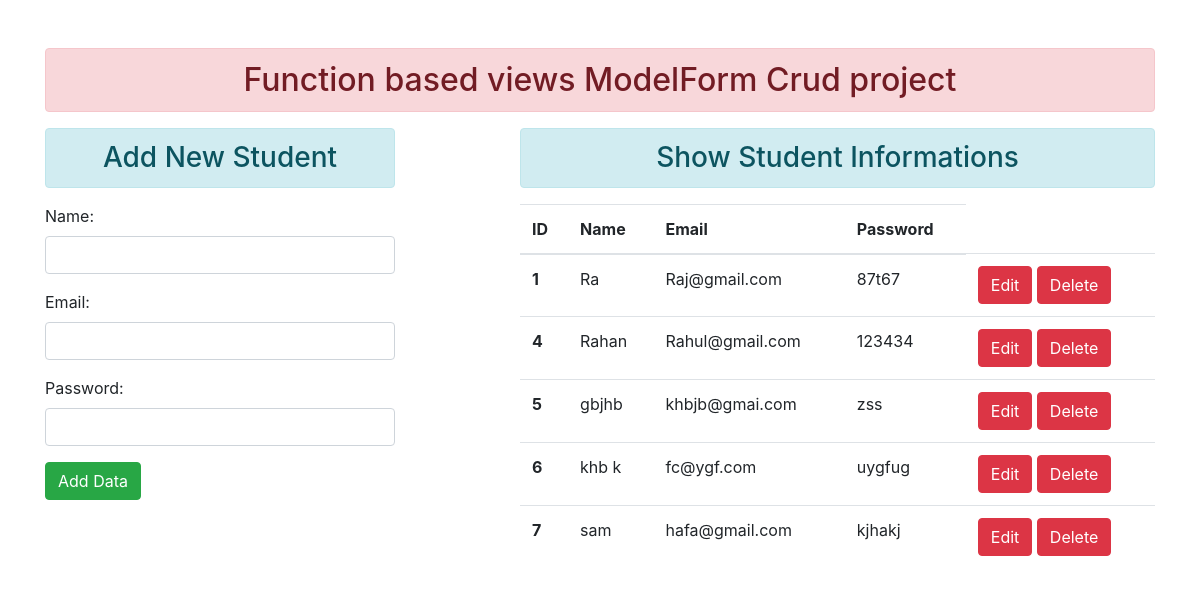
The page / on the database its author committed.
### enroll/models.py (models this page shows)
class User(models.Model):
    name = models.CharField(max_length = 100)
    email = models.EmailField(max_length = 100)
    password = models.CharField(max_length = 100)

### enroll/views.py (the view)
# urls.py: path('', views.add_show, name="addandshow"),
def add_show(request):
    if request.method == 'POST':
        fm = StudentRegistration(request.POST)
        if fm.is_valid():
            nm = fm.cleaned_data['name']
            em = fm.cleaned_data['email']
            pw = fm.cleaned_data['password']
            reg = User(name=nm, email=em, password=pw)
            reg.save()
        fm = StudentRegistration
    else:
        fm = StudentRegistration()
    stud = User.objects.all()
    return render(request, 'enroll/addandshow.html', {'forms': fm, 'stud': stud})

### enroll/forms.py
class StudentRegistration(forms.ModelForm):
    class Meta:
        model = User
        fields = ['name', 'email', 'password']
        widgets = {
            'name' : forms.TextInput(attrs={'class':'form-control'}),
            'email' : forms.EmailInput(attrs={'class':'form-control'}),
            'password' : forms.PasswordInput(render_value=True, attrs={'class':'form-control'}),
        }

### enroll/templates/enroll/addandshow.html (shortened to what this page needs)
{% extends 'enroll/base.html' %}
{% block content%}
<div class='row'>
    <div class="col-sm-4">
        <h3 class="text-center alert alert-info"> Add New Student</h3>
        <form actions="" method='POST'>
            {{forms.as_p}}
            <input type='submit' value='Add Data' name='add' class="btn btn-success">
        </form>
    </div>
    <div class="col-sm-7 offset-1">
        <h3 class="text-center alert alert-info">Show Student Informations</h3class> </h3>
        {% if stud%}
            <table class="table table-hover">
                <thead>
                    <tr>
                        <th scope="col">ID</th>
                        <th scpoe="col">Name</th>
                        <th scpoe="col">Email</th>
                        <th scpoe="col">Password</th>
                    </tr>
                </thead>
                <tbody>
                    {% for stu in stud %}
                    <tr>
                        <th scope="row"> {{stu.id}}</th>
                        <td>{{stu.name}}</td>
                        <td>{{stu.email}}</td>
                        <td>{{stu.password}}</td>
                        <td> <form action="{% url 'updatedata' stu.id %}" method="POST" class="d-inline">
                            <input type="submit" value="Edit" name="Updated" class= "btn btn-danger">
                        </form>
                            <form action="{% url 'deletedata' stu.id %}" method="POST" class="d-inline">
                                <input type="submit" value="Delete" name="Datadeleted" class= "btn btn-danger">
                            </form>
                    </tr>
                    {% endfor %}
                </tbody>
            </table>
        {% else %}
            <h4 class="text-center alert alert-warning">No data </h4>
        {% endif %}
    </div>
</div>
{% endblock content%}

### enroll/templates/enroll/base.html (shortened to what this page needs)
<!DOCTYPE html>
{% load static %}
<html lang="en">
<head>
  <link rel="stylesheet" href="{% static 'enroll/css/bootstrap.css' %}">
</head>
<body>
    <div class='container mt-5'>
        <h2 class="text-center alert alert-danger"> Function based views ModelForm Crud project </h2>
        {% block content%}
        {% endblock content%}
    </div>
</body>
</html>

### rows shown on the page
User: id "1", name "Ra", email "Raj@gmail.com", password "87t67"
User: id "4", name "Rahan", email "Rahul@gmail.com", password "123434"
User: id "5", name "gbjhb", email "khbjb@gmai.com", password "zss"
User: id "6", name "khb k", email "fc@ygf.com", password "uygfug"
User: id "7", name "sam", email "hafa@gmail.com", password "kjhakj"
